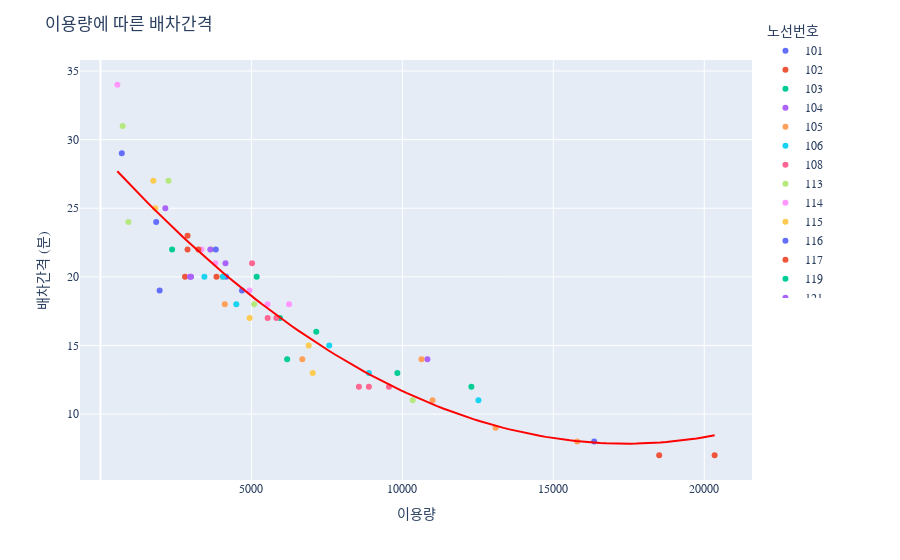

Notebook code for this chart:
### Code cell
import plotly.express as px
import plotly.graph_objects as go
import plotly.offline as pyo

# 2차 곡선 회귀선 계수 계산
a, b, c = np.polyfit(bus_usage_merge_all["USAGE_COUNT"], bus_usage_merge_all["ALLO_INTERVAL"], 2)

# 2차 곡선 회귀선 함수 정의
def quadratic_regression(x):
    return a * x**2 + b * x + c

# 산점도 그래프 생성
fig = px.scatter(bus_usage_merge_all, x="USAGE_COUNT", y="ALLO_INTERVAL", color="ROUTE_NO", 
                 labels={"USAGE_COUNT": "이용량", "ALLO_INTERVAL": "배차간격 (분)", "ROUTE_NO": "노선번호"})

# 회귀선 그리기
x_range = np.linspace(bus_usage_merge_all["USAGE_COUNT"].min(), bus_usage_merge_all["USAGE_COUNT"].max(), 100)
y_range = [quadratic_regression(x) for x in x_range]

fig.add_trace(go.Scatter(x=x_range, y=y_range, mode="lines", name="2차 곡선 회귀선", line=dict(color='red')))

# 그래프 레이아웃 설정
fig.update_layout(
    title="이용량에 따른 배차간격",
    xaxis_title="이용량",
    yaxis_title="배차간격 (분)",
    legend_title="노선번호",
    showlegend=True,
    legend=dict(x=9000, y=1.1),
    font=dict(family="Malgun Gothic"),
    hovermode="closest"
)

# x축 레이블을 원하는 형식으로 설정 (5000과 같이)
fig.update_xaxes(
    tickvals=[5000, 10000, 15000, 20000],  # x축의 눈금 위치
    ticktext=["5000", "10000", "15000", "20000"]  # 눈금에 표시될 텍스트
)

# 그래프 표시
fig.show()
pyo.plot(fig, filename='bus_usage_graph_all_altered_704.html')

### Figure 1 — Plotly figure (JSON) as saved in the notebook; plotly's stock layout.template omitted (floating-point values rounded to 4 significant figures)
{"data": [{"hovertemplate": "노선번호=101<br>이용량=%{x}<br>배차간격 (분)=%{y}<extra></extra>", "legendgroup": "101", "marker": {"color": "#636efa", "symbol": "circle"}, "mode": "markers", "name": "101", "orientation": "v", "showlegend": true, "type": "scatter", "x": [4162], "xaxis": "x", "y": [20], "yaxis": "y"}, {"hovertemplate": "노선번호=102<br>이용량=%{x}<br>배차간격 (분)=%{y}<extra></extra>", "legendgroup": "102", "marker": {"color": "#EF553B", "symbol": "circle"}, "mode": "markers", "name": "102", "orientation": "v", "showlegend": true, "type": "scatter", "x": [20344], "xaxis": "x", "y": [7], "yaxis": "y"}, {"hovertemplate": "노선번호=103<br>이용량=%{x}<br>배차간격 (분)=%{y}<extra></extra>", "legendgroup": "103", "marker": {"color": "#00cc96", "symbol": "circle"}, "mode": "markers", "name": "103", "orientation": "v", "showlegend": true, "type": "scatter", "x": [9835], "xaxis": "x", "y": [13], "yaxis": "y"}, {"hovertemplate": "노선번호=104<br>이용량=%{x}<br>배차간격 (분)=%{y}<extra></extra>", "legendgroup": "104", "marker": {"color": "#ab63fa", "symbol": "circle"}, "mode": "markers", "name": "104", "orientation": "v", "showlegend": true, "type": "scatter", "x": [3000], "xaxis": "x", "y": [20], "yaxis": "y"}, {"hovertemplate": "노선번호=105<br>이용량=%{x}<br>배차간격 (분)=%{y}<extra></extra>", "legendgroup": "105", "marker": {"color": "#FFA15A", "symbol": "circle"}, "mode": "markers", "name": "105", "orientation": "v", "showlegend": true, "type": "scatter", "x": [13089], "xaxis": "x", "y": [9], "yaxis": "y"}, {"hovertemplate": "노선번호=106<br>이용량=%{x}<br>배차간격 (분)=%{y}<extra></extra>", "legendgroup": "106", "marker": {"color": "#19d3f3", "symbol": "circle"}, "mode": "markers", "name": "106", "orientation": "v", "showlegend": true, "type": "scatter", "x": [12520], "xaxis": "x", "y": [11], "yaxis": "y"}, {"hovertemplate": "노선번호=108<br>이용량=%{x}<br>배차간격 (분)=%{y}<extra></extra>", "legendgroup": "108", "marker": {"color": "#FF6692", "symbol": "circle"}, "mode": "markers", "name": "108", "orientation": "v", "showlegend": true, "type": "scatter", "x": [8561], "xaxis": "x", "y": [12], "yaxis": "y"}, {"hovertemplate": "노선번호=113<br>이용량=%{x}<br>배차간격 (분)=%{y}<extra></extra>", "legendgroup": "113", "marker": {"color": "#B6E880", "symbol": "circle"}, "mode": "markers", "name": "113", "orientation": "v", "showlegend": true, "type": "scatter", "x": [3673], "xaxis": "x", "y": [22], "yaxis": "y"}, {"hovertemplate": "노선번호=114<br>이용량=%{x}<br>배차간격 (분)=%{y}<extra></extra>", "legendgroup": "114", "marker": {"color": "#FF97FF", "symbol": "circle"}, "mode": "markers", "name": "114", "orientation": "v", "showlegend": true, "type": "scatter", "x": [5534], "xaxis": "x", "y": [18], "yaxis": "y"}, {"hovertemplate": "노선번호=115<br>이용량=%{x}<br>배차간격 (분)=%{y}<extra></extra>", "legendgroup": "115", "marker": {"color": "#FECB52", "symbol": "circle"}, "mode": "markers", "name": "115", "orientation": "v", "showlegend": true, "type": "scatter", "x": [6897], "xaxis": "x", "y": [15], "yaxis": "y"}, {"hovertemplate": "노선번호=116<br>이용량=%{x}<br>배차간격 (분)=%{y}<extra></extra>", "legendgroup": "116", "marker": {"color": "#636efa", "symbol": "circle"}, "mode": "markers", "name": "116", "orientation": "v", "showlegend": true, "type": "scatter", "x": [1845], "xaxis": "x", "y": [24], "yaxis": "y"}, {"hovertemplate": "노선번호=117<br>이용량=%{x}<br>배차간격 (분)=%{y}<extra></extra>", "legendgroup": "117", "marker": {"color": "#EF553B", "symbol": "circle"}, "mode": "markers", "name": "117", "orientation": "v", "showlegend": true, "type": "scatter", "x": [2800], "xaxis": "x", "y": [20], "yaxis": "y"}, {"hovertemplate": "노선번호=119<br>이용량=%{x}<br>배차간격 (분)=%{y}<extra></extra>", "legendgroup": "119", "marker": {"color": "#00cc96", "symbol": "circle"}, "mode": "markers", "name": "119", "orientation": "v", "showlegend": true, "type": "scatter", "x": [7148], "xaxis": "x", "y": [16], "yaxis": "y"}, {"hovertemplate": "노선번호=121<br>이용량=%{x}<br>배차간격 (분)=%{y}<extra></extra>", "legendgroup": "121", "marker": {"color": "#ab63fa", "symbol": "circle"}, "mode": "markers", "name": "121", "orientation": "v", "showlegend": true, "type": "scatter", "x": [3639], "xaxis": "x", "y": [22], "yaxis": "y"}, {"hovertemplate": "노선번호=201<br>이용량=%{x}<br>배차간격 (분)=%{y}<extra></extra>", "legendgroup": "201", "marker": {"color": "#FFA15A", "symbol": "circle"}, "mode": "markers", "name": "201", "orientation": "v", "showlegend": true, "type": "scatter", "x": [15790], "xaxis": "x", "y": [8], "yaxis": "y"}, {"hovertemplate": "노선번호=203<br>이용량=%{x}<br>배차간격 (분)=%{y}<extra></extra>", "legendgroup": "203", "marker": {"color": "#19d3f3", "symbol": "circle"}, "mode": "markers", "name": "203", "orientation": "v", "showlegend": true, "type": "scatter", "x": [4499], "xaxis": "x", "y": [18], "yaxis": "y"}, {"hovertemplate": "노선번호=211<br>이용량=%{x}<br>배차간격 (분)=%{y}<extra></extra>", "legendgroup": "211", "marker": {"color": "#FF6692", "symbol": "circle"}, "mode": "markers", "name": "211", "orientation": "v", "showlegend": true, "type": "scatter", "x": [8891], "xaxis": "x", "y": [12], "yaxis": "y"}, {"hovertemplate": "노선번호=212<br>이용량=%{x}<br>배차간격 (분)=%{y}<extra></extra>", "legendgroup": "212", "marker": {"color": "#B6E880", "symbol": "circle"}, "mode": "markers", "name": "212", "orientation": "v", "showlegend": true, "type": "scatter", "x": [924], "xaxis": "x", "y": [24], "yaxis": "y"}, {"hovertemplate": "노선번호=213<br>이용량=%{x}<br>배차간격 (분)=%{y}<extra></extra>", "legendgroup": "213", "marker": {"color": "#FF97FF", "symbol": "circle"}, "mode": "markers", "name": "213", "orientation": "v", "showlegend": true, "type": "scatter", "x": [559], "xaxis": "x", "y": [34], "yaxis": "y"}, {"hovertemplate": "노선번호=216<br>이용량=%{x}<br>배차간격 (분)=%{y}<extra></extra>", "legendgroup": "216", "marker": {"color": "#FECB52", "symbol": "circle"}, "mode": "markers", "name": "216", "orientation": "v", "showlegend": true, "type": "scatter", "x": [4941], "xaxis": "x", "y": [17], "yaxis": "y"}, {"hovertemplate": "노선번호=301<br>이용량=%{x}<br>배차간격 (분)=%{y}<extra></extra>", "legendgroup": "301", "marker": {"color": "#636efa", "symbol": "circle"}, "mode": "markers", "name": "301", "orientation": "v", "showlegend": true, "type": "scatter", "x": [16353], "xaxis": "x", "y": [8], "yaxis": "y"}, {"hovertemplate": "노선번호=311<br>이용량=%{x}<br>배차간격 (분)=%{y}<extra></extra>", "legendgroup": "311", "marker": {"color": "#EF553B", "symbol": "circle"}, "mode": "markers", "name": "311", "orientation": "v", "showlegend": true, "type": "scatter", "x": [18507], "xaxis": "x", "y": [7], "yaxis": "y"}, {"hovertemplate": "노선번호=312<br>이용량=%{x}<br>배차간격 (분)=%{y}<extra></extra>", "legendgroup": "312", "marker": {"color": "#00cc96", "symbol": "circle"}, "mode": "markers", "name": "312", "orientation": "v", "showlegend": true, "type": "scatter", "x": [5174], "xaxis": "x", "y": [20], "yaxis": "y"}, {"hovertemplate": "노선번호=313<br>이용량=%{x}<br>배차간격 (분)=%{y}<extra></extra>", "legendgroup": "313", "marker": {"color": "#ab63fa", "symbol": "circle"}, "mode": "markers", "name": "313", "orientation": "v", "showlegend": true, "type": "scatter", "x": [2148], "xaxis": "x", "y": [25], "yaxis": "y"}, {"hovertemplate": "노선번호=314<br>이용량=%{x}<br>배차간격 (분)=%{y}<extra></extra>", "legendgroup": "314", "marker": {"color": "#FFA15A", "symbol": "circle"}, "mode": "markers", "name": "314", "orientation": "v", "showlegend": true, "type": "scatter", "x": [11001], "xaxis": "x", "y": [11], "yaxis": "y"}, {"hovertemplate": "노선번호=315<br>이용량=%{x}<br>배차간격 (분)=%{y}<extra></extra>", "legendgroup": "315", "marker": {"color": "#19d3f3", "symbol": "circle"}, "mode": "markers", "name": "315", "orientation": "v", "showlegend": true, "type": "scatter", "x": [3442], "xaxis": "x", "y": [20], "yaxis": "y"}, {"hovertemplate": "노선번호=316<br>이용량=%{x}<br>배차간격 (분)=%{y}<extra></extra>", "legendgroup": "316", "marker": {"color": "#FF6692", "symbol": "circle"}, "mode": "markers", "name": "316", "orientation": "v", "showlegend": true, "type": "scatter", "x": [5022], "xaxis": "x", "y": [21], "yaxis": "y"}, {"hovertemplate": "노선번호=317<br>이용량=%{x}<br>배차간격 (분)=%{y}<extra></extra>", "legendgroup": "317", "marker": {"color": "#B6E880", "symbol": "circle"}, "mode": "markers", "name": "317", "orientation": "v", "showlegend": true, "type": "scatter", "x": [2255], "xaxis": "x", "y": [27], "yaxis": "y"}, {"hovertemplate": "노선번호=318<br>이용량=%{x}<br>배차간격 (분)=%{y}<extra></extra>", "legendgroup": "318", "marker": {"color": "#FF97FF", "symbol": "circle"}, "mode": "markers", "name": "318", "orientation": "v", "showlegend": true, "type": "scatter", "x": [4935], "xaxis": "x", "y": [19], "yaxis": "y"}, {"hovertemplate": "노선번호=511<br>이용량=%{x}<br>배차간격 (분)=%{y}<extra></extra>", "legendgroup": "511", "marker": {"color": "#FECB52", "symbol": "circle"}, "mode": "markers", "name": "511", "orientation": "v", "showlegend": true, "type": "scatter", "x": [7030], "xaxis": "x", "y": [13], "yaxis": "y"}, {"hovertemplate": "노선번호=512<br>이용량=%{x}<br>배차간격 (분)=%{y}<extra></extra>", "legendgroup": "512", "marker": {"color": "#636efa", "symbol": "circle"}, "mode": "markers", "name": "512", "orientation": "v", "showlegend": true, "type": "scatter", "x": [3820], "xaxis": "x", "y": [22], "yaxis": "y"}, {"hovertemplate": "노선번호=513<br>이용량=%{x}<br>배차간격 (분)=%{y}<extra></extra>", "legendgroup": "513", "marker": {"color": "#EF553B", "symbol": "circle"}, "mode": "markers", "name": "513", "orientation": "v", "showlegend": true, "type": "scatter", "x": [2884], "xaxis": "x", "y": [23], "yaxis": "y"}, {"hovertemplate": "노선번호=514<br>이용량=%{x}<br>배차간격 (분)=%{y}<extra></extra>", "legendgroup": "514", "marker": {"color": "#00cc96", "symbol": "circle"}, "mode": "markers", "name": "514", "orientation": "v", "showlegend": true, "type": "scatter", "x": [5945], "xaxis": "x", "y": [17], "yaxis": "y"}, {"hovertemplate": "노선번호=601<br>이용량=%{x}<br>배차간격 (분)=%{y}<extra></extra>", "legendgroup": "601", "marker": {"color": "#ab63fa", "symbol": "circle"}, "mode": "markers", "name": "601", "orientation": "v", "showlegend": true, "type": "scatter", "x": [4141], "xaxis": "x", "y": [21], "yaxis": "y"}, {"hovertemplate": "노선번호=602<br>이용량=%{x}<br>배차간격 (분)=%{y}<extra></extra>", "legendgroup": "602", "marker": {"color": "#FFA15A", "symbol": "circle"}, "mode": "markers", "name": "602", "orientation": "v", "showlegend": true, "type": "scatter", "x": [4119], "xaxis": "x", "y": [18], "yaxis": "y"}, {"hovertemplate": "노선번호=603<br>이용량=%{x}<br>배차간격 (분)=%{y}<extra></extra>", "legendgroup": "603", "marker": {"color": "#19d3f3", "symbol": "circle"}, "mode": "markers", "name": "603", "orientation": "v", "showlegend": true, "type": "scatter", "x": [8891], "xaxis": "x", "y": [13], "yaxis": "y"}, {"hovertemplate": "노선번호=604<br>이용량=%{x}<br>배차간격 (분)=%{y}<extra></extra>", "legendgroup": "604", "marker": {"color": "#FF6692", "symbol": "circle"}, "mode": "markers", "name": "604", "orientation": "v", "showlegend": true, "type": "scatter", "x": [9556], "xaxis": "x", "y": [12], "yaxis": "y"}, {"hovertemplate": "노선번호=605<br>이용량=%{x}<br>배차간격 (분)=%{y}<extra></extra>", "legendgroup": "605", "marker": {"color": "#B6E880", "symbol": "circle"}, "mode": "markers", "name": "605", "orientation": "v", "showlegend": true, "type": "scatter", "x": [10342], "xaxis": "x", "y": [11], "yaxis": "y"}, {"hovertemplate": "노선번호=606<br>이용량=%{x}<br>배차간격 (분)=%{y}<extra></extra>", "legendgroup": "606", "marker": {"color": "#FF97FF", "symbol": "circle"}, "mode": "markers", "name": "606", "orientation": "v", "showlegend": true, "type": "scatter", "x": [3345], "xaxis": "x", "y": [22], "yaxis": "y"}, {"hovertemplate": "노선번호=608<br>이용량=%{x}<br>배차간격 (분)=%{y}<extra></extra>", "legendgroup": "608", "marker": {"color": "#FECB52", "symbol": "circle"}, "mode": "markers", "name": "608", "orientation": "v", "showlegend": true, "type": "scatter", "x": [4037], "xaxis": "x", "y": [20], "yaxis": "y"}, {"hovertemplate": "노선번호=611<br>이용량=%{x}<br>배차간격 (분)=%{y}<extra></extra>", "legendgroup": "611", "marker": {"color": "#636efa", "symbol": "circle"}, "mode": "markers", "name": "611", "orientation": "v", "showlegend": true, "type": "scatter", "x": [4688], "xaxis": "x", "y": [19], "yaxis": "y"}, {"hovertemplate": "노선번호=612<br>이용량=%{x}<br>배차간격 (분)=%{y}<extra></extra>", "legendgroup": "612", "marker": {"color": "#EF553B", "symbol": "circle"}, "mode": "markers", "name": "612", "orientation": "v", "showlegend": true, "type": "scatter", "x": [3246], "xaxis": "x", "y": [22], "yaxis": "y"}, {"hovertemplate": "노선번호=613<br>이용량=%{x}<br>배차간격 (분)=%{y}<extra></extra>", "legendgroup": "613", "marker": {"color": "#00cc96", "symbol": "circle"}, "mode": "markers", "name": "613", "orientation": "v", "showlegend": true, "type": "scatter", "x": [6184], "xaxis": "x", "y": [14], "yaxis": "y"}, {"hovertemplate": "노선번호=614<br>이용량=%{x}<br>배차간격 (분)=%{y}<extra></extra>", "legendgroup": "614", "marker": {"color": "#ab63fa", "symbol": "circle"}, "mode": "markers", "name": "614", "orientation": "v", "showlegend": true, "type": "scatter", "x": [2964], "xaxis": "x", "y": [20], "yaxis": "y"}, {"hovertemplate": "노선번호=615<br>이용량=%{x}<br>배차간격 (분)=%{y}<extra></extra>", "legendgroup": "615", "marker": {"color": "#FFA15A", "symbol": "circle"}, "mode": "markers", "name": "615", "orientation": "v", "showlegend": true, "type": "scatter", "x": [6685], "xaxis": "x", "y": [14], "yaxis": "y"}, {"hovertemplate": "노선번호=616<br>이용량=%{x}<br>배차간격 (분)=%{y}<extra></extra>", "legendgroup": "616", "marker": {"color": "#19d3f3", "symbol": "circle"}, "mode": "markers", "name": "616", "orientation": "v", "showlegend": true, "type": "scatter", "x": [4053], "xaxis": "x", "y": [20], "yaxis": "y"}, {"hovertemplate": "노선번호=617<br>이용량=%{x}<br>배차간격 (분)=%{y}<extra></extra>", "legendgroup": "617", "marker": {"color": "#FF6692", "symbol": "circle"}, "mode": "markers", "name": "617", "orientation": "v", "showlegend": true, "type": "scatter", "x": [5826], "xaxis": "x", "y": [17], "yaxis": "y"}, {"hovertemplate": "노선번호=618<br>이용량=%{x}<br>배차간격 (분)=%{y}<extra></extra>", "legendgroup": "618", "marker": {"color": "#B6E880", "symbol": "circle"}, "mode": "markers", "name": "618", "orientation": "v", "showlegend": true, "type": "scatter", "x": [5090], "xaxis": "x", "y": [18], "yaxis": "y"}, {"hovertemplate": "노선번호=619<br>이용량=%{x}<br>배차간격 (분)=%{y}<extra></extra>", "legendgroup": "619", "marker": {"color": "#FF97FF", "symbol": "circle"}, "mode": "markers", "name": "619", "orientation": "v", "showlegend": true, "type": "scatter", "x": [3801], "xaxis": "x", "y": [21], "yaxis": "y"}, {"hovertemplate": "노선번호=620<br>이용량=%{x}<br>배차간격 (분)=%{y}<extra></extra>", "legendgroup": "620", "marker": {"color": "#FECB52", "symbol": "circle"}, "mode": "markers", "name": "620", "orientation": "v", "showlegend": true, "type": "scatter", "x": [1751], "xaxis": "x", "y": [27], "yaxis": "y"}, {"hovertemplate": "노선번호=622<br>이용량=%{x}<br>배차간격 (분)=%{y}<extra></extra>", "legendgroup": "622", "marker": {"color": "#636efa", "symbol": "circle"}, "mode": "markers", "name": "622", "orientation": "v", "showlegend": true, "type": "scatter", "x": [706], "xaxis": "x", "y": [29], "yaxis": "y"}, {"hovertemplate": "노선번호=701<br>이용량=%{x}<br>배차간격 (분)=%{y}<extra></extra>", "legendgroup": "701", "marker": {"color": "#EF553B", "symbol": "circle"}, "mode": "markers", "name": "701", "orientation": "v", "showlegend": true, "type": "scatter", "x": [3842], "xaxis": "x", "y": [20], "yaxis": "y"}, {"hovertemplate": "노선번호=703<br>이용량=%{x}<br>배차간격 (분)=%{y}<extra></extra>", "legendgroup": "703", "marker": {"color": "#00cc96", "symbol": "circle"}, "mode": "markers", "name": "703", "orientation": "v", "showlegend": true, "type": "scatter", "x": [12286], "xaxis": "x", "y": [12], "yaxis": "y"}, {"hovertemplate": "노선번호=704<br>이용량=%{x}<br>배차간격 (분)=%{y}<extra></extra>", "legendgroup": "704", "marker": {"color": "#ab63fa", "symbol": "circle"}, "mode": "markers", "name": "704", "orientation": "v", "showlegend": true, "type": "scatter", "x": [10828], "xaxis": "x", "y": [14], "yaxis": "y"}, {"hovertemplate": "노선번호=705<br>이용량=%{x}<br>배차간격 (분)=%{y}<extra></extra>", "legendgroup": "705", "marker": {"color": "#FFA15A", "symbol": "circle"}, "mode": "markers", "name": "705", "orientation": "v", "showlegend": true, "type": "scatter", "x": [10633], "xaxis": "x", "y": [14], "yaxis": "y"}, {"hovertemplate": "노선번호=706<br>이용량=%{x}<br>배차간격 (분)=%{y}<extra></extra>", "legendgroup": "706", "marker": {"color": "#19d3f3", "symbol": "circle"}, "mode": "markers", "name": "706", "orientation": "v", "showlegend": true, "type": "scatter", "x": [7577], "xaxis": "x", "y": [15], "yaxis": "y"}, {"hovertemplate": "노선번호=711<br>이용량=%{x}<br>배차간격 (분)=%{y}<extra></extra>", "legendgroup": "711", "marker": {"color": "#FF6692", "symbol": "circle"}, "mode": "markers", "name": "711", "orientation": "v", "showlegend": true, "type": "scatter", "x": [5537], "xaxis": "x", "y": [17], "yaxis": "y"}, {"hovertemplate": "노선번호=712<br>이용량=%{x}<br>배차간격 (분)=%{y}<extra></extra>", "legendgroup": "712", "marker": {"color": "#B6E880", "symbol": "circle"}, "mode": "markers", "name": "712", "orientation": "v", "showlegend": true, "type": "scatter", "x": [735], "xaxis": "x", "y": [31], "yaxis": "y"}, {"hovertemplate": "노선번호=802<br>이용량=%{x}<br>배차간격 (분)=%{y}<extra></extra>", "legendgroup": "802", "marker": {"color": "#FF97FF", "symbol": "circle"}, "mode": "markers", "name": "802", "orientation": "v", "showlegend": true, "type": "scatter", "x": [6247], "xaxis": "x", "y": [18], "yaxis": "y"}, {"hovertemplate": "노선번호=911<br>이용량=%{x}<br>배차간격 (분)=%{y}<extra></extra>", "legendgroup": "911", "marker": {"color": "#FECB52", "symbol": "circle"}, "mode": "markers", "name": "911", "orientation": "v", "showlegend": true, "type": "scatter", "x": [1814], "xaxis": "x", "y": [25], "yaxis": "y"}, {"hovertemplate": "노선번호=912<br>이용량=%{x}<br>배차간격 (분)=%{y}<extra></extra>", "legendgroup": "912", "marker": {"color": "#636efa", "symbol": "circle"}, "mode": "markers", "name": "912", "orientation": "v", "showlegend": true, "type": "scatter", "x": [1959], "xaxis": "x", "y": [19], "yaxis": "y"}, {"hovertemplate": "노선번호=916<br>이용량=%{x}<br>배차간격 (분)=%{y}<extra></extra>", "legendgroup": "916", "marker": {"color": "#EF553B", "symbol": "circle"}, "mode": "markers", "name": "916", "orientation": "v", "showlegend": true, "type": "scatter", "x": [2884], "xaxis": "x", "y": [22], "yaxis": "y"}, {"hovertemplate": "노선번호=918<br>이용량=%{x}<br>배차간격 (분)=%{y}<extra></extra>", "legendgroup": "918", "marker": {"color": "#00cc96", "symbol": "circle"}, "mode": "markers", "name": "918", "orientation": "v", "showlegend": true, "type": "scatter", "x": [2373], "xaxis": "x", "y": [22], "yaxis": "y"}, {"line": {"color": "red"}, "mode": "lines", "name": "2차 곡선 회귀선", "type": "scatter", "x": [559, 758.8, 958.7, 1159.0, 1358.0, 1558.0, 1758.0, 1958.0, 2158.0, 2358.0, 2557.0, 2757.0, 2957.0, 3157.0, 3357.0, 3557.0, 3757.0, 3956.0, 4156.0, 4356.0, 4556.0, 4756.0, 4956.0, 5156.0, 5355.0, 5555.0, 5755.0, 5955.0, 6155.0, 6355.0, 6554.0, 6754.0, 6954.0, 7154, 7354.0, 7554.0, 7754.0, 7953.0, 8153.0, 8353.0, 8553.0, 8753.0, 8953.0, 9152.0, 9352.0, 9552.0, 9752.0, 9952.0, 10150.0, 10350.0, 10550.0, 10750.0, 10950.0, 11150.0, 11350.0, 11550.0, 11750.0, 11950.0, 12150.0, 12350.0, 12550.0, 12750.0, 12950.0, 13150.0, 13350.0, 13550.0, 13749, 13950.0, 14150.0, 14350.0, 14550.0, 14750.0, 14950.0, 15150.0, 15350.0, 15550.0, 15750.0, 15950.0, 16150.0, 16350.0, 16550.0, 16750.0, 16950.0, 17150.0, 17350.0, 17550.0, 17750.0, 17950.0, 18150.0, 18350.0, 18550.0, 18750.0, 18950.0, 19140.0, 19340.0, 19540.0, 19740.0, 19940.0, 20140.0, 20344], "y": [27.7, 27.23, 26.77, 26.31, 25.86, 25.41, 24.97, 24.54, 24.11, 23.68, 23.27, 22.85, 22.45, 22.05, 21.65, 21.26, 20.88, 20.5, 20.12, 19.76, 19.39, 19.04, 18.69, 18.34, 18.0, 17.67, 17.34, 17.02, 16.7, 16.39, 16.08, 15.78, 15.48, 15.2, 14.91, 14.63, 14.36, 14.09, 13.83, 13.58, 13.33, 13.08, 12.84, 12.61, 12.38, 12.16, 11.94, 11.73, 11.52, 11.32, 11.13, 10.94, 10.76, 10.58, 10.41, 10.24, 10.08, 9.926, 9.776, 9.632, 9.493, 9.361, 9.233, 9.111, 8.995, 8.885, 8.78, 8.68, 8.586, 8.498, 8.416, 8.338, 8.267, 8.201, 8.141, 8.086, 8.037, 7.993, 7.956, 7.923, 7.896, 7.875, 7.86, 7.85, 7.845, 7.846, 7.853, 7.866, 7.884, 7.907, 7.936, 7.971, 8.011, 8.057, 8.109, 8.166, 8.228, 8.297, 8.37, 8.45]}], "layout": {"font": {"family": "Malgun Gothic"}, "hovermode": "closest", "legend": {"title": {"text": "노선번호"}, "tracegroupgap": 0, "x": 9000, "y": 1.1}, "margin": {"t": 60}, "showlegend": true, "title": {"text": "이용량에 따른 배차간격"}, "xaxis": {"anchor": "y", "domain": [0, 1], "ticktext": ["5000", "10000", "15000", "20000"], "tickvals": [5000, 10000, 15000, 20000], "title": {"text": "이용량"}}, "yaxis": {"anchor": "x", "domain": [0, 1], "title": {"text": "배차간격 (분)"}}}}
